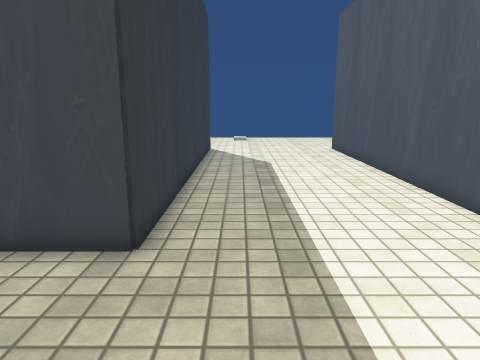
[1] (above)

18 first-person views from a walk through a Unity game level. The camera is 1.3 m above the floor, tilts 12° down and sees 70° across. The floor is counted in squares, 0.5 m on a side. Each view is taken from the middle of a square. On the plan, view 1 faces up. The plan holds only what a view shows up to about 20 squares ahead; the rest is blank. The player is left out. Some surface patterns are stand-ins.

[2]
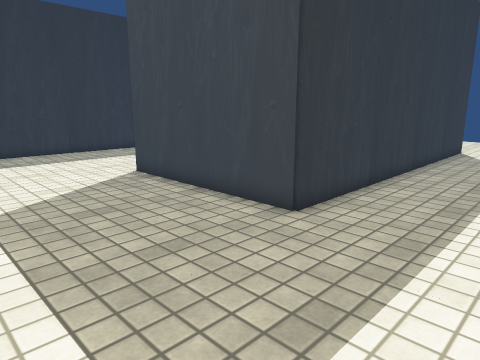

[3]
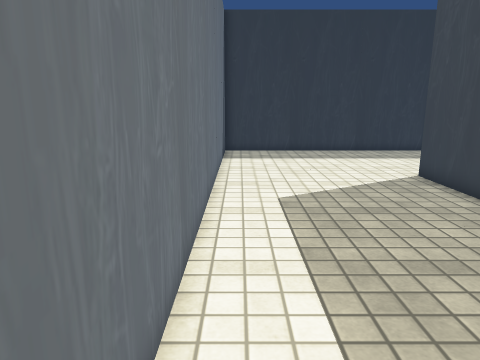

[4]
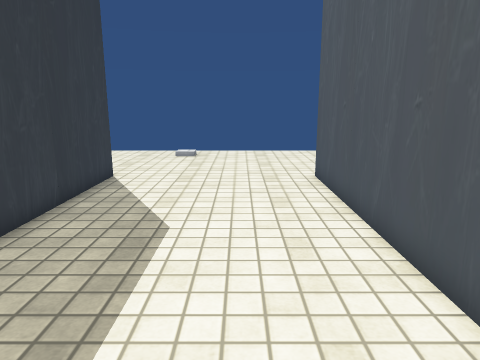

[5]
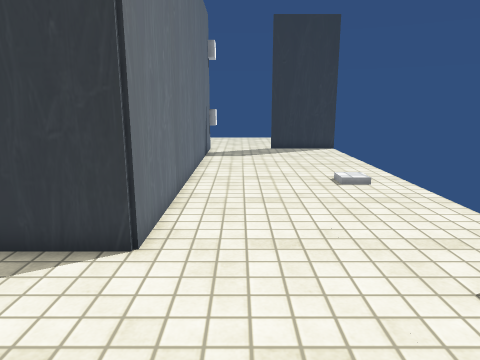

[6]
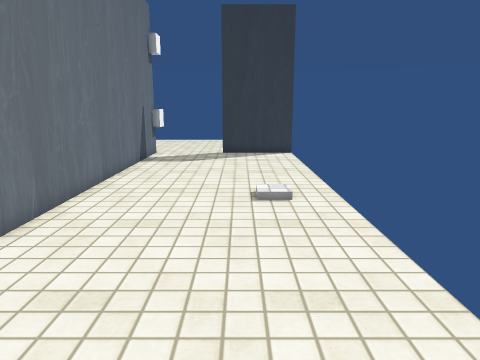

[7]
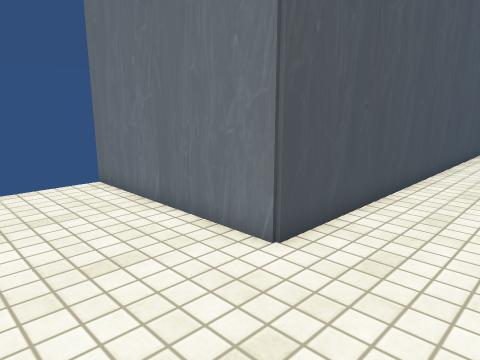

[8]
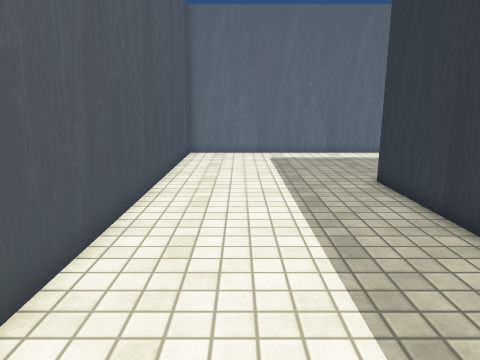

[9]
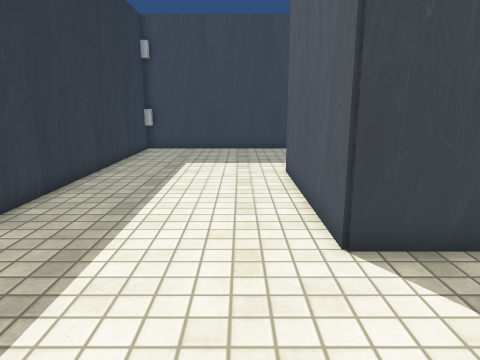

[10]
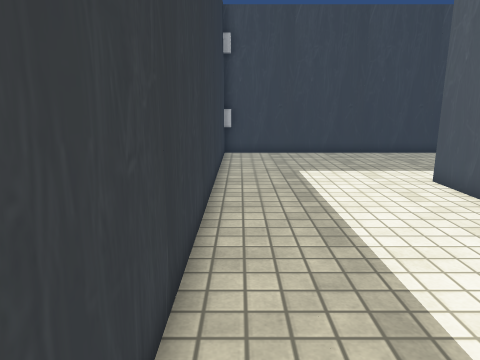

[11]
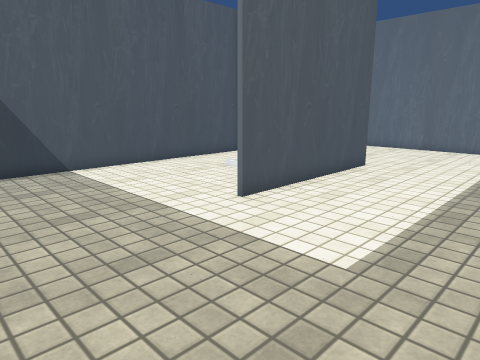

[12]
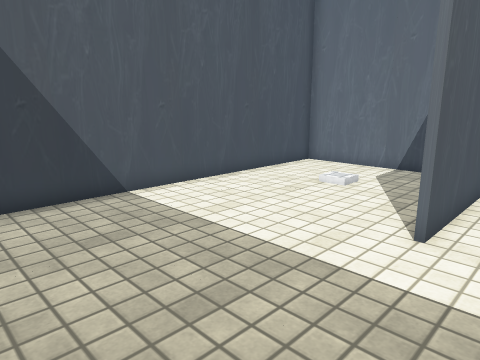

[13]
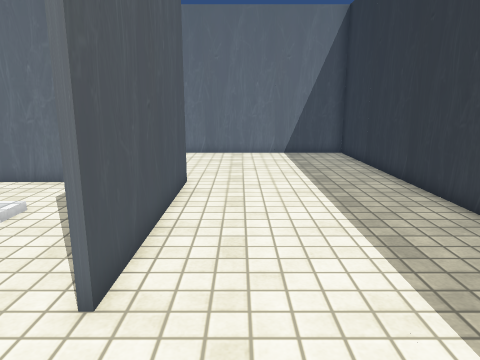

[14]
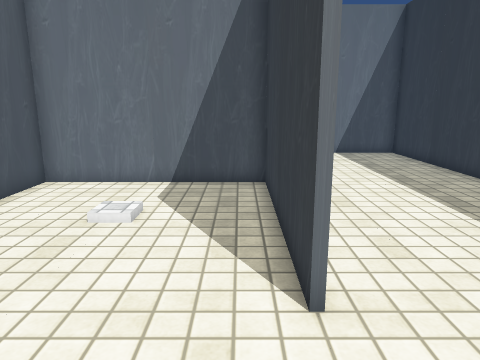

[15]
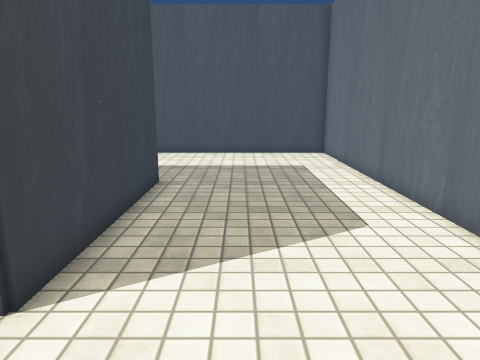

[16]
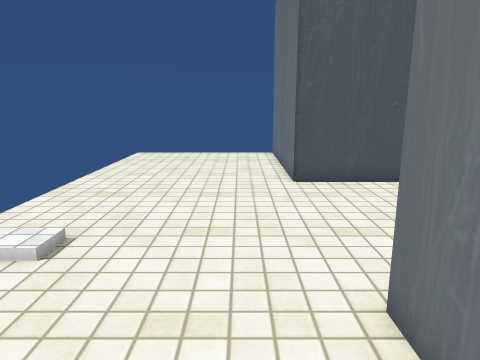

[17]
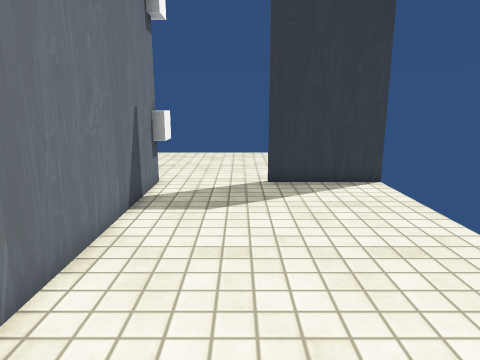

[18]
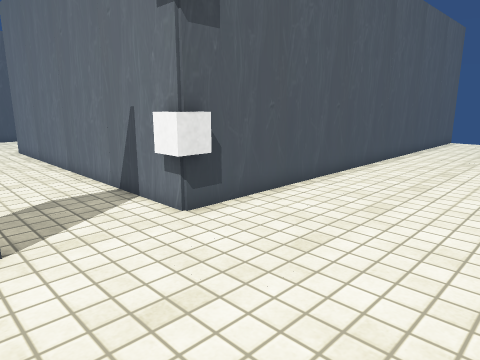

### Floor plan
Points are (right, up) in squares from view 1. A wall is a line through its corners. A room is listed if a view was taken in it or the views show most of it. See-through windows are left out.
Room 1 (views 1, 2, 3, 4, 5, 6, 7, 8, 9, 10, 11, 12, 13, 14, 15, 16, 17)
walls: (-9.9, 14) (-9.9, 6.1) (-2.1, 6.1) (-2.1, 19.5); (-5.5, 21.9) (-17.5, 21.9); (-17.9, 21) (-17.9, -1.9) (5.9, -1.9) (5.9, 22.1) (14, 22.1); (-17.6, 22.1) (-1.9, 22.1) (-1.9, 5.9) (-10.1, 5.9) (-10.1, 14.1); (-17.9, 30.1) (-17.9, 26)
ways out: opening at (-18.8, 24.5) to room 2
objects: block (-8, 28); block (-6, 10); block (0, 28)
Room 2 (view 18)
walls: (-18.1, 4.8) (-18.1, 21.6)
ways out: opening at (-18.8, 24.5) to room 1
objects: other object (-18, 22) to (-18, 23)

Positions as (right, up) in squares from view 1, and headings:
1: (0, 0), facing up
2: (3, -1), facing up-left
3: (3, -1), facing left
4: (3, 9), facing up
5: (4, 24), facing left
6: (2, 27), facing left
7: (2, 27), facing down-right
8: (3, 18), facing down
9: (-12, 0), facing up
10: (-17, 2), facing up
11: (-17, 21), facing down-right
12: (-12, 21), facing down-right
13: (-12, 18), facing down
14: (-9, 18), facing down
15: (-14, 3), facing right
16: (-6, 24), facing right
17: (-6, 25), facing left
18: (-25, 27), facing down-right
